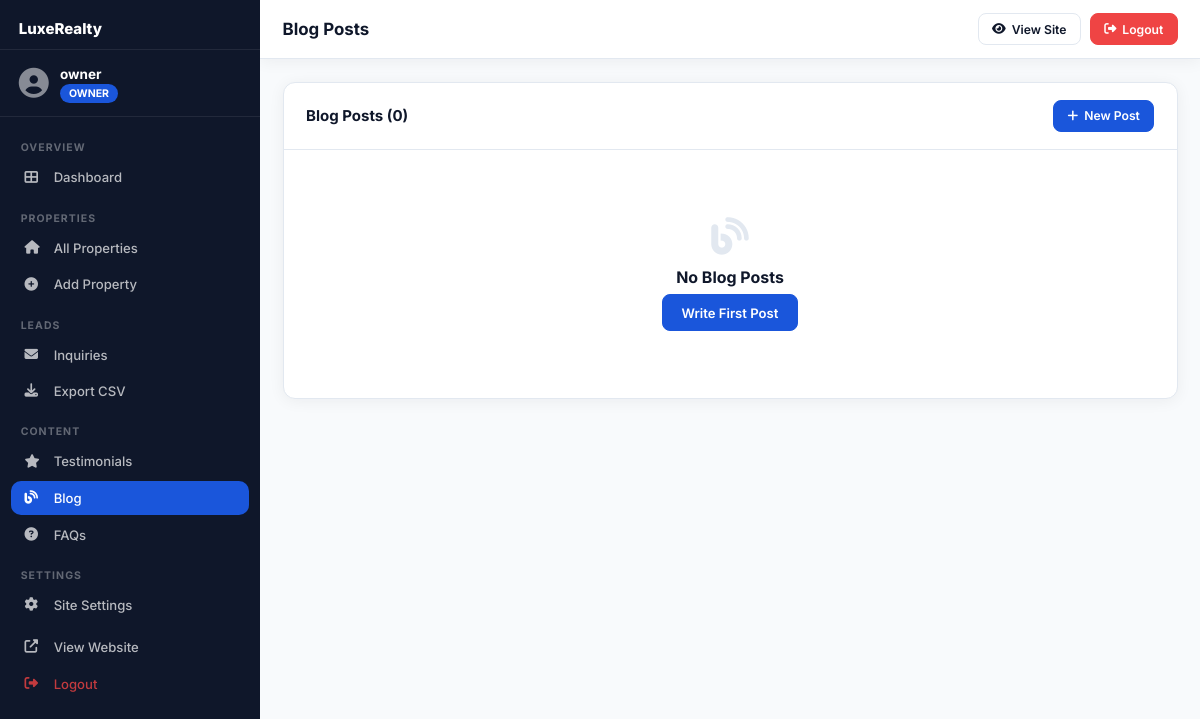
The app's page /owner/blog (signed in) with its own data.
### models.py (models this page shows, shortened)
class SiteSettings(db.Model):
    __tablename__ = 'site_settings'
    id = db.Column(db.Integer, primary_key=True)
    key = db.Column(db.String(100), unique=True, nullable=False)
    value = db.Column(db.Text, nullable=True)
    updated_at = db.Column(db.DateTime, default=datetime.utcnow, onupdate=datetime.utcnow)

class User(UserMixin, db.Model):
    __tablename__ = 'users'
    id = db.Column(db.Integer, primary_key=True)
    username = db.Column(db.String(80), unique=True, nullable=False)
    email = db.Column(db.String(120), unique=True, nullable=False)
    password_hash = db.Column(db.String(256), nullable=False)
    role = db.Column(db.String(20), default='owner')  # owner, developer
    is_active = db.Column(db.Boolean, default=True)
    failed_logins = db.Column(db.Integer, default=0)
    locked_until = db.Column(db.DateTime, nullable=True)
    totp_secret = db.Column(db.String(32), nullable=True)
    two_fa_enabled = db.Column(db.Boolean, default=False)
    created_at = db.Column(db.DateTime, default=datetime.utcnow)
    last_login = db.Column(db.DateTime, nullable=True)
    def is_developer(self):
        return self.role == 'developer'
    def is_owner(self):
        return self.role in ['owner', 'developer']

### app.py (the view)
@app.route('/owner/blog')
@login_required
@owner_required
def owner_blog():
    return render_template('owner/blog.html',posts=BlogPost.query.order_by(BlogPost.created_at.desc()).all())

### app.py (called while the page is built)
@login_manager.user_loader
def load_user(uid): return User.query.get(int(uid))

def owner_required(f):
    @wraps(f)
    def dec(*a,**k):
        if not current_user.is_authenticated or not current_user.is_owner(): abort(403)
        return f(*a,**k)
    return dec

def get_settings():
    rows = SiteSettings.query.all()
    s = dict(SETTING_DEFAULTS)
    for r in rows: s[r.key] = r.value
    return s

@app.context_processor
def inject_globals():
    s = get_settings()
    ext = ExternalLink.query.filter_by(is_active=True).order_by(ExternalLink.sort_order).all()
    return dict(
        settings=s, now=datetime.utcnow(),
        header_links=[l for l in ext if l.link_type=='header_nav'],
        footer_links=[l for l in ext if l.link_type=='footer'],
        social_links=[l for l in ext if l.link_type=='social'],
        csrf_token=generate_csrf,
    )

### templates/owner/blog.html (shortened to what this page needs)
{% extends "partials/admin_base.html" %}
{% block page_title %}Blog Posts{% endblock %}
{% block content %}
<div class="card">
  <div class="card-header">
    <h3>Blog Posts ({{ posts|length }})</h3>
    <a href="{{ url_for('add_blog') }}" class="btn btn-primary btn-sm"><i class="fas fa-plus"></i> New Post</a>
  </div>
  <div class="card-body">
    {% if posts %}
    <div class="table-wrap">
      <table class="table">
        <thead><tr><th>Title</th><th>Status</th><th>Views</th><th>Date</th><th>Actions</th></tr></thead>
        <tbody>
          {% for post in posts %}
          <tr>
            <td><strong>{{ post.title[:50] }}</strong></td>
            <td><span class="badge {% if post.is_published %}badge-published{% else %}badge-draft{% endif %}">{{ 'Published' if post.is_published else 'Draft' }}</span></td>
            <td>{{ post.views }}</td>
            <td>{{ post.created_at.strftime('%d %b %Y') }}</td>
            <td>
              <div class="action-buttons">
                {% if post.is_published %}
                <a href="{{ url_for('blog_detail', slug=post.slug) }}" target="_blank" class="btn btn-xs btn-outline"><i class="fas fa-eye"></i></a>
                {% endif %}
                <a href="{{ url_for('edit_blog', bid=post.id) }}" class="btn btn-xs btn-primary"><i class="fas fa-edit"></i></a>
              </div>
            </td>
          </tr>
          {% endfor %}
        </tbody>
      </table>
    </div>
    {% else %}
    <div class="empty-state"><i class="fas fa-blog"></i><h3>No Blog Posts</h3><a href="{{ url_for('add_blog') }}" class="btn btn-primary">Write First Post</a></div>
    {% endif %}
  </div>
</div>
{% endblock %}

### templates/partials/admin_base.html (shortened to what this page needs)
<!DOCTYPE html>
<html lang="en">
<head>
  <link rel="stylesheet" href="https://cdnjs.cloudflare.com/ajax/libs/font-awesome/6.5.0/css/all.min.css">
  <link rel="stylesheet" href="{{ url_for('static', filename='css/admin.css') }}">
</head>
<body class="admin-body">
<div class="admin-layout">
  <aside class="sidebar" id="sidebar">
    <div class="sidebar-header">
      <span class="sidebar-logo">
        <span>{{ settings.site_name }}</span>
      </span>
    </div>
    <div class="sidebar-user">
      <div class="user-avatar"><i class="fas fa-user-circle"></i></div>
      <div><p class="user-name">{{ current_user.username }}</p><span class="user-badge badge-{{ current_user.role }}">{{ current_user.role|title }}</span></div>
    </div>
    <nav class="sidebar-nav">
      <div class="nav-section">
        <span class="nav-section-label">Overview</span>
        <a href="{{ url_for('owner_dashboard') }}" class="nav-item {% if request.endpoint=='owner_dashboard' %}active{% endif %}"><i class="fas fa-th-large"></i> Dashboard</a>
      </div>
      <div class="nav-section">
        <span class="nav-section-label">Properties</span>
        <a href="{{ url_for('owner_properties') }}" class="nav-item {% if 'propert' in (request.endpoint or '') and 'add' not in (request.endpoint or '') %}active{% endif %}"><i class="fas fa-home"></i> All Properties</a>
        <a href="{{ url_for('add_property') }}" class="nav-item {% if request.endpoint=='add_property' %}active{% endif %}"><i class="fas fa-plus-circle"></i> Add Property</a>
      </div>
      <div class="nav-section">
        <span class="nav-section-label">Leads</span>
        <a href="{{ url_for('owner_inquiries') }}" class="nav-item {% if 'inquir' in (request.endpoint or '') %}active{% endif %}">
          <i class="fas fa-envelope"></i> Inquiries
          {% set unread_count = namespace(val=0) %}
        </a>
        <a href="{{ url_for('export_inquiries') }}" class="nav-item"><i class="fas fa-download"></i> Export CSV</a>
      </div>
      <div class="nav-section">
        <span class="nav-section-label">Content</span>
        <a href="{{ url_for('owner_testimonials') }}" class="nav-item {% if request.endpoint=='owner_testimonials' %}active{% endif %}"><i class="fas fa-star"></i> Testimonials</a>
        <a href="{{ url_for('owner_blog') }}" class="nav-item {% if 'blog' in (request.endpoint or '') %}active{% endif %}"><i class="fas fa-blog"></i> Blog</a>
        <a href="{{ url_for('owner_faqs') }}" class="nav-item {% if request.endpoint=='owner_faqs' %}active{% endif %}"><i class="fas fa-question-circle"></i> FAQs</a>
      </div>
      <div class="nav-section">
        <span class="nav-section-label">Settings</span>
        <a href="{{ url_for('owner_settings') }}" class="nav-item {% if request.endpoint=='owner_settings' %}active{% endif %}"><i class="fas fa-cog"></i> Site Settings</a>
      </div>
      <div class="nav-section">
        <a href="{{ url_for('index') }}" class="nav-item" target="_blank"><i class="fas fa-external-link-alt"></i> View Website</a>
        <a href="{{ url_for('logout') }}" class="nav-item nav-logout"><i class="fas fa-sign-out-alt"></i> Logout</a>
      </div>
    </nav>
  </aside>
  <div class="admin-main">
    <header class="admin-header">
      <h1 class="page-title">{% block page_title %}Dashboard{% endblock %}</h1>
      <div class="header-actions">
        <a href="{{ url_for('index') }}" class="btn btn-sm btn-outline" target="_blank"><i class="fas fa-eye"></i> <span class="d-none-sm">View Site</span></a>
        <a href="{{ url_for('logout') }}" class="btn btn-sm btn-danger"><i class="fas fa-sign-out-alt"></i> <span class="d-none-sm">Logout</span></a>
      </div>
    </header>
    <div class="admin-content">
      {% block content %}{% endblock %}
    </div>
  </div>
</div>
</body>
</html>

### static/css/admin.css (style rules this page uses)
*, *::before, *::after { box-sizing: border-box; margin: 0; padding: 0; }
:root { --primary: #1a56db; --primary-dark: #1345b7; --primary-light: #e8f0fe; --danger: #ef4444; --success: #22c55e; --warning: #f59e0b; --info: #3b82f6; --dark: #0f172a; --dark-2: #1e293b; --gray: #64748b; --gray-light: #f1f5f9; --white: #ffffff; --border: #e2e8f0; --shadow: 0 2px 16px rgba(15,23,42,0.06); --shadow-md: 0 4px 24px rgba(15,23,42,0.10); --radius: 12px; --transition: all 0.22s ease; --font: 'Inter', sans-serif; --sidebar-w: 260px; }
html { font-size: 15px; }
body { font-family: var(--font); color: var(--dark); background: #f8fafc; }
a { text-decoration: none; color: inherit; }
.admin-layout { display: flex; min-height: 100vh; }
.admin-main { flex: 1; display: flex; flex-direction: column; min-width: 0; margin-left: var(--sidebar-w); transition: var(--transition); }
.sidebar { position: fixed; top: 0; left: 0; width: var(--sidebar-w); height: 100vh; background: var(--dark); display: flex; flex-direction: column; z-index: 200; overflow-y: auto; transition: transform 0.3s ease; }
.sidebar-header { padding: 1.25rem 1.25rem 0.75rem; display: flex; justify-content: space-between; align-items: center; border-bottom: 1px solid rgba(255,255,255,0.08); }
.sidebar-logo { color: white; font-weight: 800; font-size: 1rem; display: flex; align-items: center; gap: 0.5rem; }
.sidebar-user { padding: 1rem 1.25rem; display: flex; align-items: center; gap: 0.75rem; border-bottom: 1px solid rgba(255,255,255,0.08); margin-bottom: 0.5rem; }
.user-avatar { font-size: 2rem; color: rgba(255,255,255,0.5); }
.user-name { font-weight: 700; color: white; font-size: 0.9rem; }
.user-badge { padding: 0.2rem 0.6rem; border-radius: 12px; font-size: 0.7rem; font-weight: 700; text-transform: uppercase; }
.badge-owner { background: var(--primary); color: white; }
.sidebar-nav { padding: 0.5rem 0.75rem 2rem; flex: 1; }
.nav-section { margin-bottom: 0.5rem; }
.nav-section-label { display: block; padding: 0.625rem 0.625rem 0.375rem; font-size: 0.7rem; font-weight: 700; text-transform: uppercase; letter-spacing: 0.1em; color: rgba(255,255,255,0.35); }
.nav-item { display: flex; align-items: center; gap: 0.75rem; padding: 0.625rem 0.875rem; border-radius: 10px; color: rgba(255,255,255,0.7); font-size: 0.875rem; font-weight: 500; transition: var(--transition); margin-bottom: 0.125rem; }
.nav-item.active { background: var(--primary); color: white; }
.nav-item i { width: 18px; font-size: 0.9rem; flex-shrink: 0; }
.nav-logout { color: rgba(239,68,68,0.8); }
.admin-header { background: white; border-bottom: 1px solid var(--border); padding: 0.875rem 1.5rem; display: flex; align-items: center; gap: 1rem; position: sticky; top: 0; z-index: 100; box-shadow: var(--shadow); }
.page-title { font-size: 1.125rem; font-weight: 700; color: var(--dark); flex: 1; }
.header-actions { display: flex; gap: 0.625rem; align-items: center; }
.admin-content { flex: 1; padding: 1.5rem; }
.card { background: white; border-radius: var(--radius); border: 1px solid var(--border); box-shadow: var(--shadow); margin-bottom: 1.5rem; overflow: hidden; }
.card-header { padding: 1.125rem 1.5rem; border-bottom: 1px solid var(--border); display: flex; align-items: center; justify-content: space-between; flex-wrap: wrap; gap: 0.75rem; }
.card-header h3 { font-size: 1rem; font-weight: 700; color: var(--dark); }
.card-body { padding: 1.5rem; }
.btn { display: inline-flex; align-items: center; gap: 0.4rem; padding: 0.625rem 1.25rem; border-radius: 8px; font-weight: 600; font-size: 0.875rem; border: 1.5px solid transparent; transition: var(--transition); cursor: pointer; text-decoration: none; }
.btn-primary { background: var(--primary); color: white; border-color: var(--primary); }
.btn-danger { background: var(--danger); color: white; border-color: var(--danger); }
.btn-outline { background: white; color: var(--dark); border-color: var(--border); }
.btn-sm { padding: 0.5rem 0.875rem; font-size: 0.8125rem; }
.empty-state { text-align: center; padding: 3rem 1.5rem; color: var(--gray); }
.empty-state i { font-size: 2.5rem; color: var(--border); margin-bottom: 0.875rem; display: block; }
.empty-state h3 { font-size: 1.0625rem; color: var(--dark); margin-bottom: 0.5rem; }

### records on screen
SiteSettings: site_name "LuxeRealty"
User: username "owner", role "OWNER"

### other values on screen
{{ posts|length }} "0"
